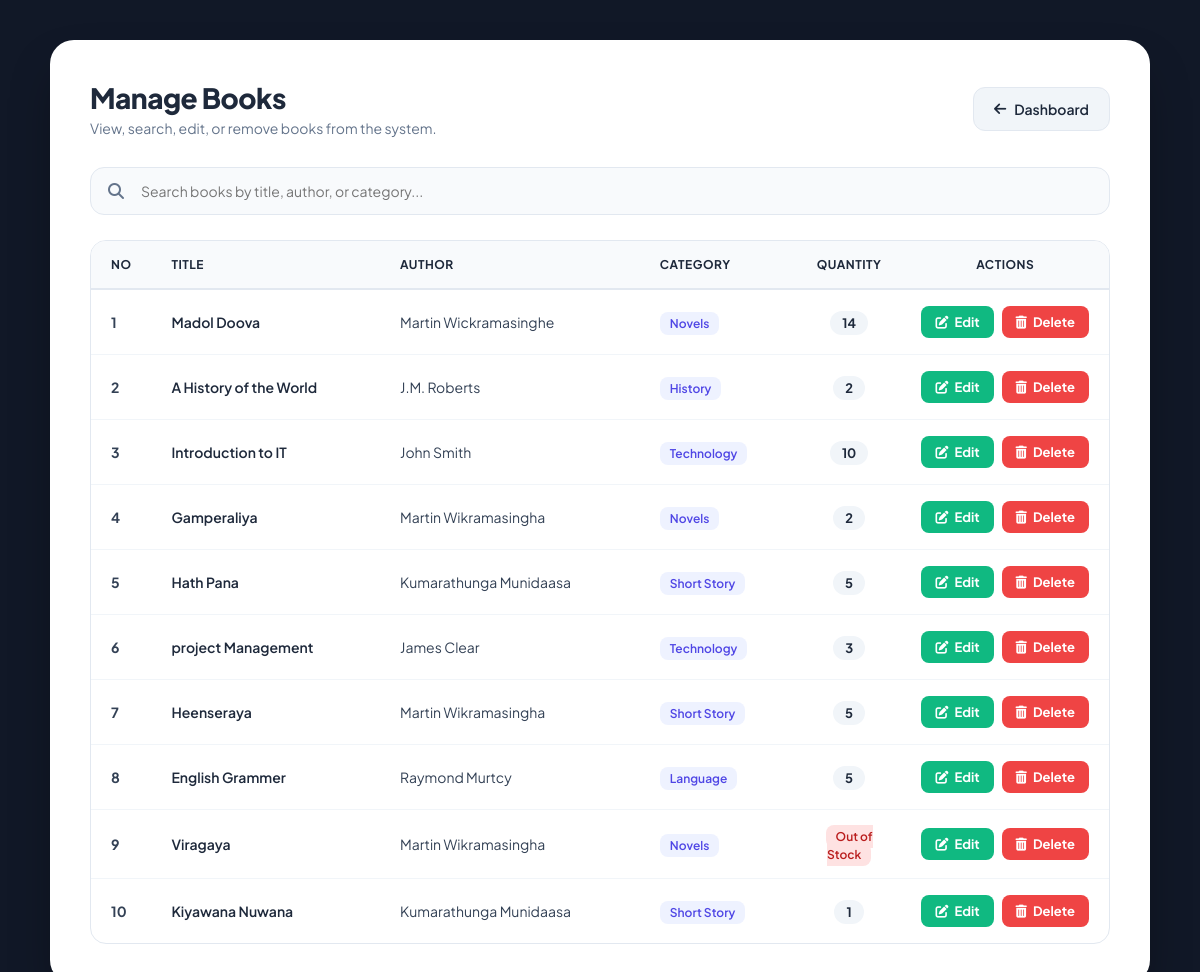
Screenshot of /manage_books.php with the database file from the repository.
### tables this page shows
CREATE TABLE IF NOT EXISTS `books` (
  `id` int NOT NULL AUTO_INCREMENT,
  `title` varchar(255) DEFAULT NULL,
  `author` varchar(255) DEFAULT NULL,
  `quantity` int DEFAULT NULL,
  `category_id` int DEFAULT NULL,
  PRIMARY KEY (`id`),
  KEY `fk_books_category` (`category_id`)
);

CREATE TABLE IF NOT EXISTS `categories` (
  `category_id` int NOT NULL AUTO_INCREMENT,
  `name` varchar(100) NOT NULL,
  PRIMARY KEY (`category_id`)
);

### manage_books.php (the view, shortened to what this page needs)
<?php
$conn = mysqli_connect("localhost","root","","librarydb");
$sql = "SELECT books.id,
               books.title,
               books.author,
               books.quantity,
               categories.name AS category_name
        FROM books
        LEFT JOIN categories
        ON books.category_id = categories.category_id";
$result = mysqli_query($conn, $sql);
?>
<!DOCTYPE html>
<html lang="en">
<head>
    <link rel="stylesheet" href="manage-books.css">
    <link rel="stylesheet" href="https://cdnjs.cloudflare.com/ajax/libs/font-awesome/6.4.0/css/all.min.css">
</head>
<body>
<div class="page-container">
    <div class="form-card table-card">
        <div class="form-header table-header-bar">
            <div class="header-left">
                <h1>Manage Books</h1>
                <p>View, search, edit, or remove books from the system.</p>
            </div>
            <a href="admin_dashboard.php" class="btn-exit dashboard-btn">
                <i class="fa-solid fa-arrow-left"></i> Dashboard
            </a>
        </div>
        <div class="search-container">
            <div class="input-wrapper">
                <i class="fa-solid fa-magnifying-glass search-icon"></i>
                <input type="text" id="searchInput" placeholder="Search books by title, author, or category...">
            </div>
        </div>
        <div class="table-responsive">
            <table id="bookTable">
                <thead>
                    <tr>
                        <th style="width: 60px;">No</th>
                        <th>Title</th>
                        <th>Author</th>
                        <th>Category</th>
                        <th style="text-align: center; width: 100px;">Quantity</th>
                        <th style="text-align: center; width: 200px;">Actions</th>
                    </tr>
                </thead>
                <tbody>
                    <?php
                    $i = 1;
                    while($row = mysqli_fetch_assoc($result)){
                    ?>
                    <tr>
                        <td><strong><?php echo $i++; ?></strong></td>
                        <td class="book-title-cell"><?php echo $row['title']; ?></td>
                        <td><?php echo $row['author']; ?></td>
                        <td><span class="category-badge"><?php echo $row['category_name']; ?></span></td>
                        <td style="text-align: center;">
                            <?php
                            if($row['quantity'] == 0){
                                echo "<span class='badge-out'>Out of Stock</span>";
                            }else{
                                echo "<span class='qty-count'>".$row['quantity']."</span>";
                            }
                            ?>
                        </td>
                        <td style="text-align: center;">
                            <div class="action-buttons">
                                <a class="btn-action edit-btn" href="edit_book.php?id=<?php echo $row['id']; ?>">
                                    <i class="fa-solid fa-pen-to-square"></i> Edit
                                </a>
                                <a class="btn-action delete-btn" href="delete_book.php?id=<?php echo $row['id']; ?>" onclick="return confirm('Are you sure you want to delete this book?')">
                                    <i class="fa-solid fa-trash-can"></i> Delete
                                </a>
                            </div>
                        </td>
                    </tr>
                    <?php } ?>
                </tbody>
            </table>
        </div>
    </div>
</div>
</body>
</html>

### manage-books.css (style rules this page uses)
:root { --primary: #4f46e5; --primary-hover: #3730a3; --bg-dark: #111827; --card-bg: #ffffff; --text-main: #1e293b; --text-muted: #64748b; --border-color: #f1f5f9; --table-header-bg: #f8fafc; --edit-color: #10b981; --edit-hover: #059669; --delete-color: #ef4444; --delete-hover: #dc2626; }
* { margin: 0; padding: 0; box-sizing: border-box; font-family: 'Plus Jakarta Sans', sans-serif; }
body { background-color: var(--bg-dark); min-height: 100vh; display: flex; align-items: center; justify-content: center; padding: 40px 20px; }
.page-container { width: 100%; max-width: 1100px; }
.form-card { background: var(--card-bg); padding: 40px; border-radius: 24px; box-shadow: 0 25px 50px -12px rgba(0, 0, 0, 0.4); }
.table-header-bar { display: flex; justify-content: space-between; align-items: center; margin-bottom: 30px; gap: 20px; }
.header-left h1 { font-size: 28px; font-weight: 800; color: var(--text-main); letter-spacing: -0.5px; margin-bottom: 4px; }
.header-left p { font-size: 14px; color: var(--text-muted); }
.btn-exit { background: #f1f5f9; color: var(--text-main); text-decoration: none; padding: 12px 20px; border-radius: 12px; font-weight: 600; font-size: 14px; display: inline-flex; align-items: center; gap: 8px; border: 1px solid #e2e8f0; transition: all 0.2s; }
.search-container { margin-bottom: 25px; }
.search-container .input-wrapper { position: relative; display: flex; align-items: center; }
.search-container .search-icon { position: absolute; left: 18px; color: var(--text-muted); font-size: 16px; }
.search-container input { width: 100%; padding: 14px 16px 14px 50px; border: 1px solid #e2e8f0; border-radius: 14px; outline: none; font-size: 14px; background: #f8fafc; color: var(--text-main); transition: all 0.2s; }
.table-responsive { overflow-x: auto; border-radius: 16px; border: 1px solid #e2e8f0; }
table { width: 100%; border-collapse: collapse; text-align: left; font-size: 14px; }
th { background-color: var(--table-header-bg); color: var(--text-main); font-weight: 700; padding: 16px 20px; border-bottom: 2px solid #e2e8f0; text-transform: uppercase; font-size: 12px; letter-spacing: 0.5px; }
td { padding: 16px 20px; border-bottom: 1px solid var(--border-color); color: #334155; vertical-align: middle; }
tr:last-child td { border-bottom: none; }
.book-title-cell { font-weight: 600; color: var(--text-main); }
.category-badge { background: #eef2ff; color: #4f46e5; padding: 4px 10px; border-radius: 8px; font-size: 12px; font-weight: 600; }
.qty-count { background: #f1f5f9; color: var(--text-main); padding: 4px 12px; border-radius: 20px; font-weight: 700; font-size: 13px; }
.badge-out { background: #fee2e2; color: #b91c1c; padding: 4px 10px; border-radius: 8px; font-size: 12px; font-weight: 600; }
.action-buttons { display: inline-flex; gap: 8px; justify-content: center; }
.btn-action { text-decoration: none; font-size: 13px; font-weight: 700; padding: 8px 14px; border-radius: 8px; display: inline-flex; align-items: center; gap: 6px; transition: all 0.2s; color: white; }
.edit-btn { background-color: var(--edit-color); }
.delete-btn { background-color: var(--delete-color); }

### rows the page displays
books: title "Madol Doova", author "Martin Wickramasinghe", category.name "Novels", quantity "14"
books: title "A History of the World", author "J.M. Roberts", category.name "History", quantity "2"
books: title "Introduction to IT", author "John Smith", category.name "Technology", quantity "10"
books: title "Gamperaliya", author "Martin Wikramasingha", category.name "Novels", quantity "2"
books: title "Hath Pana", author "Kumarathunga Munidaasa", category.name "Short Story", quantity "5"
books: title "project Management", author "James Clear", category.name "Technology", quantity "3"
books: title "Heenseraya", author "Martin Wikramasingha", category.name "Short Story", quantity "5"
books: title "English Grammer", author "Raymond Murtcy", category.name "Language", quantity "5"
books: title "Viragaya", author "Martin Wikramasingha", category.name "Novels", quantity "Out of Stock"
books: title "Kiyawana Nuwana", author "Kumarathunga Munidaasa", category.name "Short Story", quantity "1"
